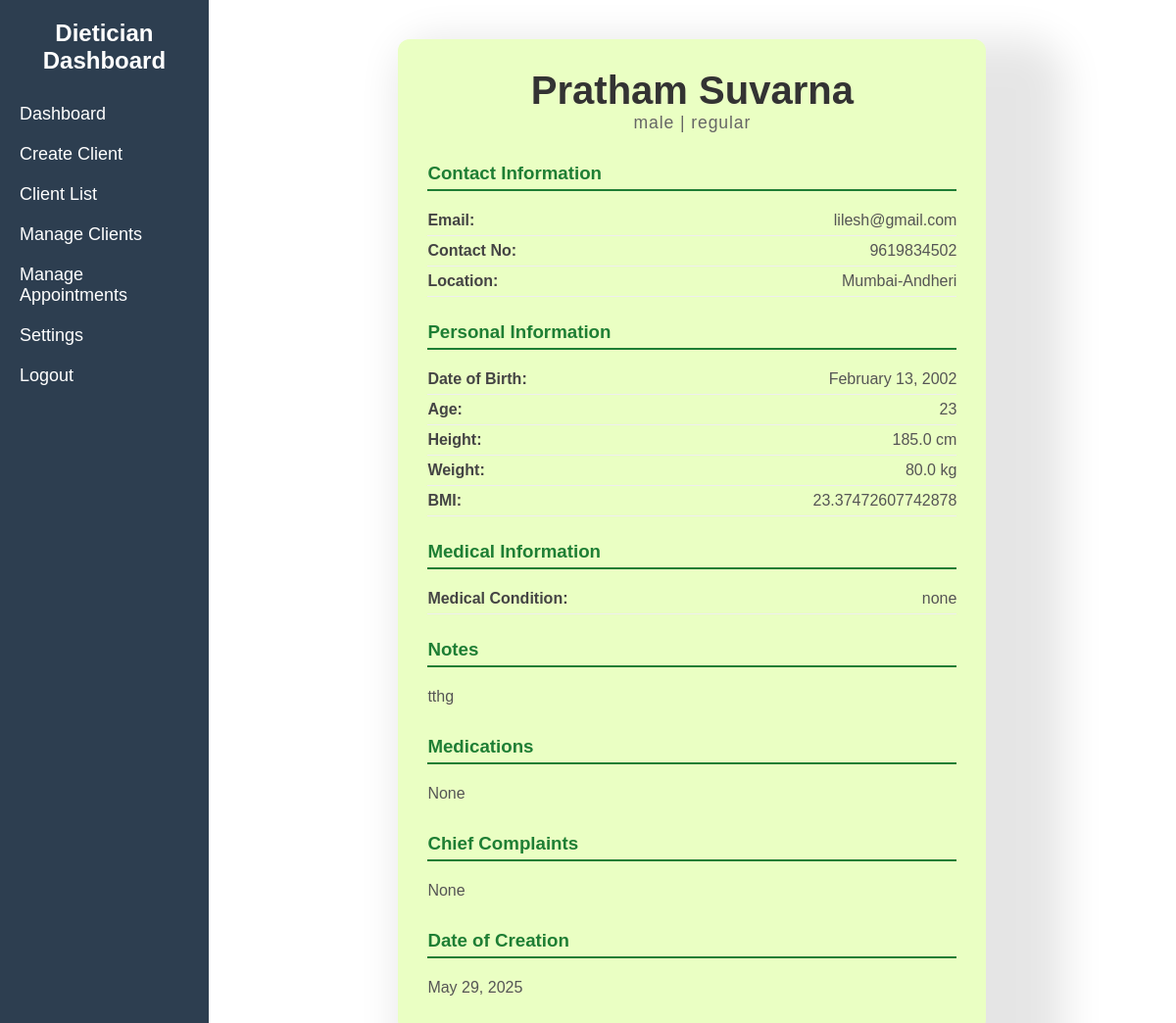
/client/detail/8/ (signed in), run on an earlier commit of the app's database.
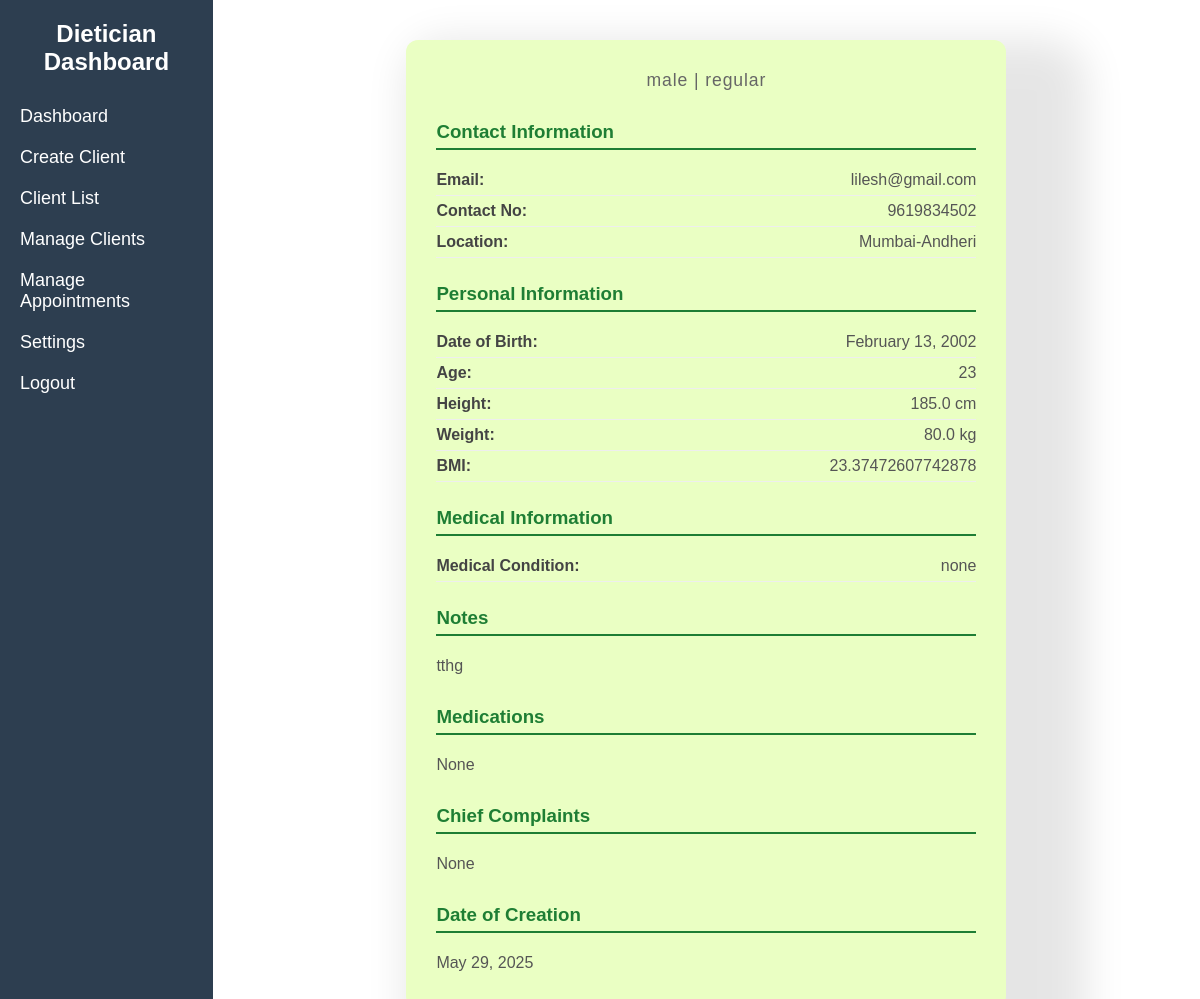
And on a later commit of the database.
### clients/models.py (models this page shows, shortened)
class ClientDetails(models.Model):
    user = models.OneToOneField(settings.AUTH_USER_MODEL, on_delete=models.CASCADE, related_name='client_profile',blank=True,null=True)
    created_by=models.ForeignKey(settings.AUTH_USER_MODEL, on_delete=models.CASCADE,blank=True,null=True,limit_choices_to={'role': "DIETICIAN"})
    first_name = models.CharField(max_length=100)
    last_name = models.CharField(max_length=100)
    dob = models.DateField(blank=True,null=True)  # Date of Birth
    contact_no = models.CharField(max_length=15,blank=True,null=True)
    email_id = models.EmailField(blank=True,null=True)
    location = models.CharField(max_length=255,blank=True,null=True)
    date_of_creation = models.DateField(auto_now_add=True,blank=True,null=True)  # Automatically set to the current date when the record is created
    notes = models.TextField(blank=True, null=True)
    height = models.FloatField(blank=True,null=True)  # Height in cm (or meters depending on your preference)
    weight = models.FloatField(blank=True,null=True)  # Weight in kg
    medical_condition = models.TextField(blank=True, null=True)
    medications = models.TextField(blank=True, null=True)
    chief_complaints = models.TextField(blank=True, null=True)
    gender = models.CharField(max_length=10, choices=[('Male', 'Male'), ('Female', 'Female'), ('Other', 'Other')])
    client_type = models.CharField(max_length=10, choices=[('KVO', 'KVO'), ('Personal', 'Personal'), ('Other', 'Other')],blank=True)
    DIET_PREFERENCES = [
    ('veg', 'Vegetarian'),
    ('eggetarian', 'Eggetarian'),
    ('nonveg', 'Non-Vegetarian'),
    ('vegan', 'Vegan'),
    ('keto', 'Keto'),
    ('paleo', 'Paleo'),
]
    diet_preference = models.CharField(
        max_length=15,  # ensure it's large enough
        choices=DIET_PREFERENCES,
        default='veg',
        null=True,
        blank=True
    )
    @property
    def age(self):
        today = date.today()
        return today.year - self.dob.year - ((today.month, today.day) < (self.dob.month, self.dob.day))
    @property
    def bmi(self):
        height_in_meters = self.height / 100  # Convert cm to meters
        return self.weight / ((height_in_meters) ** 2)

### clients/views.py (the view)
# urls.py: path('detail/<int:client_id>/', client_detail_view, name='client_detail'),
@role_required('DIETICIAN')
def client_detail_view(request, client_id):
    client = get_object_or_404(ClientDetails, id=client_id)
    context = {
        'user': client,
    }
    return render(request, 'clients/client_detail.html', context)

### accounts/models.py (called while the page is built)
    def is_dietician(self):
        return self.role == 'DIETICIAN'

    def is_client(self):
        return self.role == 'NORMAL'

### clients/templates/clients/client_detail.html (shortened to what this page needs)
{% extends 'core/base.html' %}
{% load static %}
{% block extra_css %}
<link rel="stylesheet" href="{% static 'clients/css/client_detail.css' %}"/>
{% endblock %}
{% block content %}
<div class="profile-card">
    <div class="profile-header">
        <h1>{{ user.first_name }} {{ user.last_name }}</h1>
        <p>{{ user.gender }}{% if user.client_type %} | {{ user.client_type }}{% endif %}</p>
    </div>
    <div class="section">
        <h3>Contact Information</h3>
        <div class="info-row">
            <div class="info-label">Email:</div>
            <div class="info-value">{{ user.email_id }}</div>
        </div>
        <div class="info-row">
            <div class="info-label">Contact No:</div>
            <div class="info-value">{{ user.contact_no }}</div>
        </div>
        <div class="info-row">
            <div class="info-label">Location:</div>
            <div class="info-value">{{ user.location }}</div>
        </div>
    </div>
    <div class="section">
        <h3>Personal Information</h3>
        <div class="info-row">
            <div class="info-label">Date of Birth:</div>
            <div class="info-value">{{ user.dob|date:"F j, Y" }}</div>
        </div>
        <div class="info-row">
            <div class="info-label">Age:</div>
            <div class="info-value">{{ user.age }}</div>
        </div>
        <div class="info-row">
            <div class="info-label">Height:</div>
            <div class="info-value">{{ user.height }} cm</div>
        </div>
        <div class="info-row">
            <div class="info-label">Weight:</div>
            <div class="info-value">{{ user.weight }} kg</div>
        </div>
        <div class="info-row">
            <div class="info-label">BMI:</div>
            <div class="info-value">{{ user.bmi }}</div>
        </div>
    </div>
    <div class="section">
        <h3>Medical Information</h3>
        <div class="info-row">
            <div class="info-label">Medical Condition:</div>
            <div class="info-value">{{ user.medical_condition }}</div>
        </div>
    </div>
    <div class="section">
        <h3>Notes</h3>
        <div class="info-row" style="border:none;">
            <div class="info-value" style="text-align:left;">{{ user.notes }}</div>
        </div>
    </div>
    <div class="section">
        <h3>Medications</h3>
        <div class="info-row" style="border:none;">
            <div class="info-value" style="text-align:left;">{{ user.medications }}</div>
        </div>
    </div>
        <div class="section">
        <h3>Chief Complaints</h3>
        <div class="info-row" style="border:none;">
            <div class="info-value" style="text-align:left;">{{ user.chief_complaints }}</div>
        </div>
    </div>
    <div class="section" style="margin-bottom:0;">
        <h3>Date of Creation</h3>
        <div class="info-row" style="border:none;">
            <div class="info-value">{{ user.date_of_creation|date:"F j, Y" }}</div>
        </div>
    </div>
</div>
{% endblock %}

What changed in the data, as far as the page shows it:
changed ClientDetails "male": first_name "Pratham" → (not shown); last_name "Suvarna" → (not shown)
